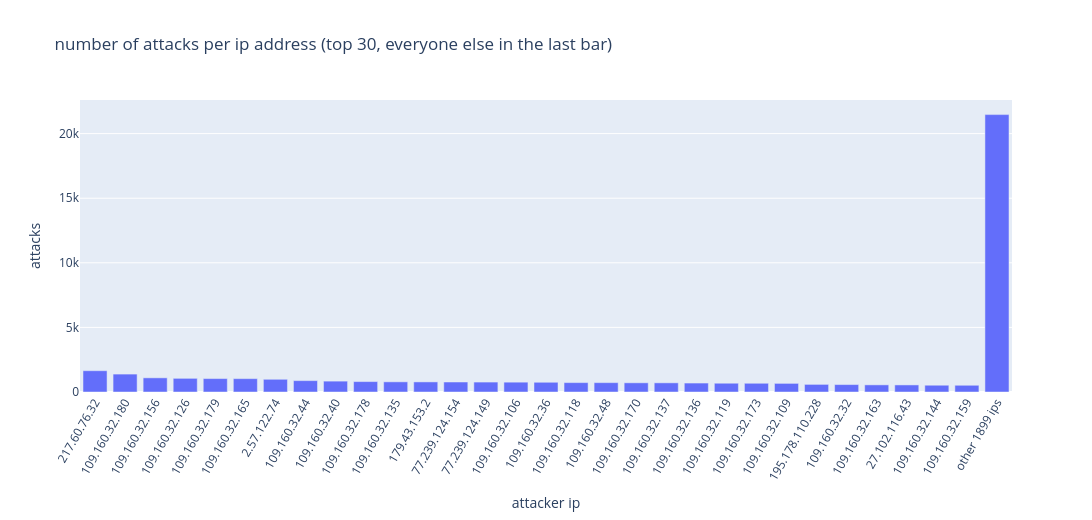
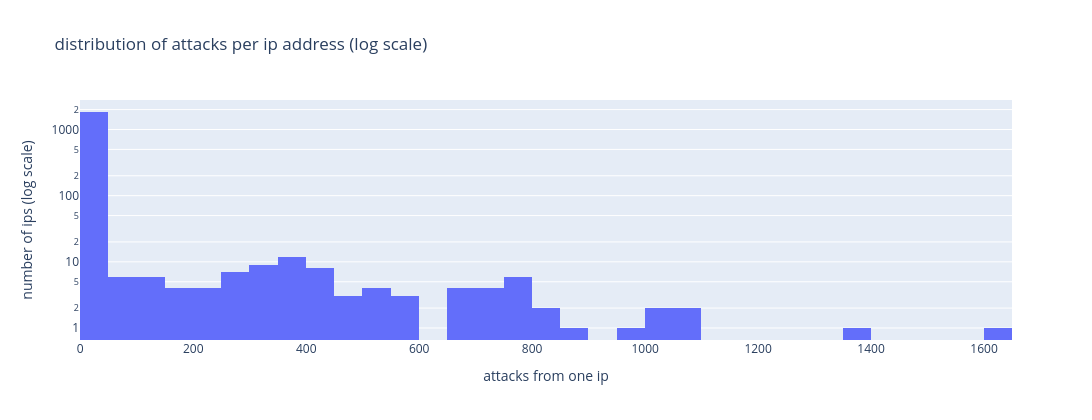

Notebook cell for these charts, in order:
### Code cell
# attacks per ip, top 30 addresses. the rest are summed into one bar
TOP_IPS = 30
top = ip_counts.head(TOP_IPS)
rest = ip_counts.iloc[TOP_IPS:].sum()
bars = pd.concat([top, pd.Series({f"other {len(ip_counts) - TOP_IPS} ips": rest})])
fig_ip_counts = px.bar(
    x=bars.index,
    y=bars.values,
    labels={"x": "attacker ip", "y": "attacks"},
    title=f"number of attacks per ip address (top {TOP_IPS}, everyone else in the last bar)",
)
fig_ip_counts.update_layout(width=1300, height=520, xaxis_tickangle=-60)
fig_ip_counts.show()

# how many ips made 1 attack, 2 attacks, and so on
fig_ip_hist = px.histogram(
    x=ip_counts.values,
    nbins=60,
    log_y=True,
    labels={"x": "attacks from one ip", "y": "ips"},
    title="distribution of attacks per ip address (log scale)",
)
fig_ip_hist.update_layout(width=1300, height=420, yaxis_title="number of ips (log scale)")
fig_ip_hist.show()

### Figure 1 — Plotly figure (JSON) as saved in the notebook; plotly's stock layout.template omitted (floating-point values rounded to 4 significant figures)
{"data": [{"hovertemplate": "attacker ip=%{x}<br>attacks=%{y}<extra></extra>", "legendgroup": "", "marker": {"color": "#636efa", "pattern": {"shape": ""}}, "name": "", "orientation": "v", "showlegend": false, "textposition": "auto", "type": "bar", "x": ["217.60.76.32", "109.160.32.180", "109.160.32.156", "109.160.32.126", "109.160.32.179", "109.160.32.165", "2.57.122.74", "109.160.32.44", "109.160.32.40", "109.160.32.178", "109.160.32.135", "179.43.153.2", "77.239.124.154", "77.239.124.149", "109.160.32.106", "109.160.32.36", "109.160.32.118", "109.160.32.48", "109.160.32.170", "109.160.32.137", "109.160.32.136", "109.160.32.119", "109.160.32.173", "109.160.32.109", "195.178.110.228", "109.160.32.32", "109.160.32.163", "27.102.116.43", "109.160.32.144", "109.160.32.159", "other 1899 ips"], "xaxis": "x", "y": [1648, 1386, 1097, 1057, 1039, 1033, 984, 880, 841, 806, 787, 782, 774, 769, 761, 753, 727, 724, 711, 709, 693, 679, 676, 667, 589, 575, 553, 547, 524, 521, 21472], "yaxis": "y"}], "layout": {"barmode": "relative", "height": 520, "legend": {"tracegroupgap": 0}, "title": {"text": "number of attacks per ip address (top 30, everyone else in the last bar)"}, "width": 1300, "xaxis": {"anchor": "y", "domain": [0, 1], "tickangle": -60, "title": {"text": "attacker ip"}}, "yaxis": {"anchor": "x", "domain": [0, 1], "title": {"text": "attacks"}}}}

### Figure 2 — Plotly figure (JSON) as saved in the notebook; plotly's stock layout.template omitted (floating-point values rounded to 4 significant figures; data arrays with more than 128 entries replaced by an {"elided": "..."} marker saying what was removed)
{"data": [{"bingroup": "x", "hovertemplate": "attacks from one ip=%{x}<br>count=%{y}<extra></extra>", "legendgroup": "", "marker": {"color": "#636efa", "pattern": {"shape": ""}}, "name": "", "nbinsx": 60, "orientation": "v", "showlegend": false, "type": "histogram", "x": {"elided": "1929 int values"}, "xaxis": "x", "yaxis": "y"}], "layout": {"barmode": "relative", "height": 420, "legend": {"tracegroupgap": 0}, "title": {"text": "distribution of attacks per ip address (log scale)"}, "width": 1300, "xaxis": {"anchor": "y", "domain": [0, 1], "title": {"text": "attacks from one ip"}}, "yaxis": {"anchor": "x", "domain": [0, 1], "title": {"text": "number of ips (log scale)"}, "type": "log"}}}
